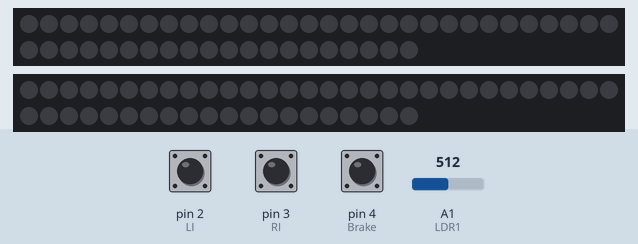
The sketch below on a simulated Arduino Uno, built with avr-gcc and run on an emulated ATmega328P. Parts: 2 × 50 RGB LEDs in strip order, left to right, continuing on the next row. The test bench sets the inputs (shaded band); at power-on: pin 2 (LI) HIGH, pin 4 (Brake) HIGH, A1 (LDR1) = 512, pin 3 (RI) HIGH. Dim RGB values are drawn brighter than linear.

Above: at 1.2 s.
1.3 s: pin 2 (LI) pulled LOW for 0.25 s
At 2.0 s:
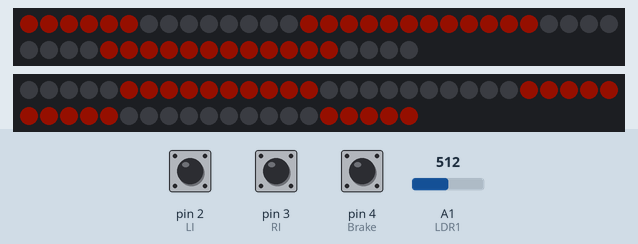
3.2 s: pin 4 (Brake) pulled LOW for 3.2 s
At 4.1 s:
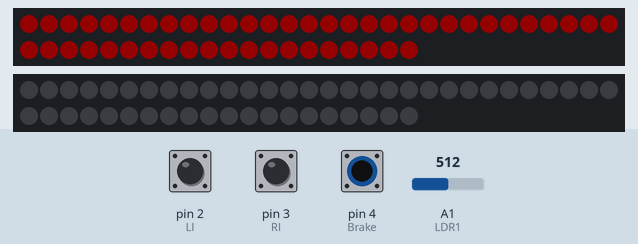
8.1 s: A1 (LDR1) set to 490
At 9.4 s:
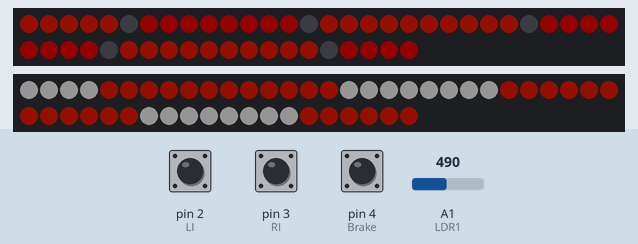
10.4 s: A1 (LDR1) set to 510
12.8 s: pin 4 (Brake) pulled LOW for 1 s
At 13.8 s:
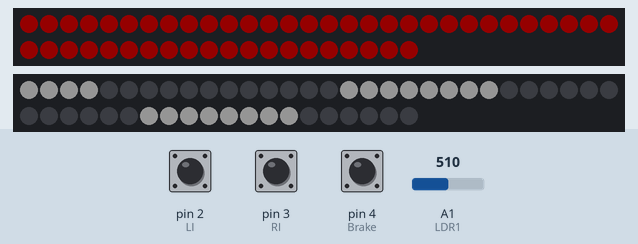
15.3 s: A1 (LDR1) set to 500
At 16.05 s:
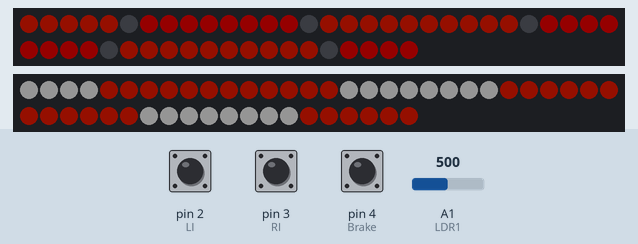

The sketch:

testLightSystemArduino.ino
```cpp
/*
 * Reference: http://www.gammon.com.au/interrupts -- Amazing guy!! =)
 */

#include "FastLED.h"

#define NUM_LEDS 50 //LEDs in your strip for both lights as they have the same number of LEDs
#define R_DATA_PIN 7//27 //Data pin for WS281B RGB LED type for rear light
#define F_DATA_PIN 6//26 //Data pin for WS281B RGB LED type for rear light
CRGB Rleds[NUM_LEDS]; //Define the array of LEDs
CRGB Fleds[NUM_LEDS]; //Define the array of LEDs

const byte Brake = 4; //Brake Pin
const byte LI = 2; //Left Indicator Pin
const byte RI = 3;//25; //Right Indicator Pin
volatile int countL = 1; //Count for LI
volatile int countR = 1; //Count for LI

//Add LDR (3)
const byte LDR1 = 1; //For ambient light
//const byte LDR2 = ;
//const byte LDR3 = ;


void setup (){

  FastLED.addLeds<WS2812B, R_DATA_PIN, GRB>(Rleds, NUM_LEDS); //Add rear LEDs
  FastLED.addLeds<WS2812B, F_DATA_PIN, GRB>(Fleds, NUM_LEDS); //Add front LEDs
  pinMode(LI, INPUT_PULLUP);
  pinMode(RI, INPUT_PULLUP);
  pinMode(Brake, INPUT_PULLUP);
  pinMode(LDR1, INPUT);
  //pinMode(LDR2, INPUT);
  //pinMode(LDR3, INPUT);
  attachInterrupt (digitalPinToInterrupt (LI), LIP, CHANGE); //LI interrupt
  attachInterrupt (digitalPinToInterrupt (RI), RIP, CHANGE); //RI interrupt

  //Startup strategy using only front lights with fade in/out and a funny face

}  // End of setup

void loop (){

  //Headlight condition
  int ambLight = analogRead(LDR1);
  if (ambLight <= 500){
    ambLight = map(ambLight,500,150,0,50); //Perhaps PID?
    headLightOn(ambLight);
    //brakeLight(20);//issues...CPU or way of programming?
    if (countL %2 == 0){
      indicatorOn(1,-1);
    }else if(countR %2 == 0){
      indicatorOn(0,1);
    }

  //Brake light condition
  }else if (ambLight <= 500 && digitalRead(Brake)==LOW){
    ambLight = map(ambLight,500,150,0,50);
    headLightOn(ambLight);
    //brakeLight(50);//issues...CPU or way of programming?
     if (countL %2 == 0){
      indicatorOn(1,-1);
    }else if(countR %2 == 0){
      indicatorOn(0,1);
    }

  }else if(digitalRead(Brake)==LOW){
    brakeLight(20);

  //Left indicator condition
  }else if (countL %2 == 0){
    indicatorOn(0,-1);

  //Right indicator condition
  }else if(countR %2 == 0){
    indicatorOn(1,1);

  //Just keep lights off
  }else{
    lightsOff();
  }

} //End of loop

// Left Indicator Pressed Interrupt Service Routine (ISR)
void LIP (){
  if (digitalRead (LI) == LOW){
    countL++;
  }
}  // End of LIP

// Right Indicator Pressed ISR
void RIP (){
  if (digitalRead (RI) == LOW){
    countR++;
  }
}  // End of RIP


//indicatorOn
void indicatorOn(int z,int j) {
  FastLED.setBrightness(20);
  for (int i = 0; i<=5;i++){

    //Front Light
    Fleds[(5-z)-i*j].setRGB( 255, 30, 0);
    Fleds[(14+z)+i*j].setRGB( 255, 30, 0);
    Fleds[(25-z)-i*j].setRGB( 255, 30, 0);
    Fleds[(34+z)+i*j].setRGB( 255, 30, 0);
    Fleds[(45-z)-i*j].setRGB( 255, 30, 0);

    //Rear Light
    Rleds[(5-z)+i*j].setRGB( 255, 30, 0);
    Rleds[(14+z)-i*j].setRGB( 255, 30, 0);
    Rleds[(25-z)+i*j].setRGB( 255, 30, 0);
    Rleds[(34+z)-i*j].setRGB( 255, 30, 0);
    Rleds[(45-z)+i*j].setRGB( 255, 30, 0);
    FastLED.show();
    delay (70);
  }
  delay(200);

  FastLED.setBrightness(20);
  for (int i = 0; i<=5;i++){

    //Front Light
    Fleds[(5-z)-i*j].setRGB( 0, 0, 0);
    Fleds[(14+z)+i*j].setRGB( 0, 0, 0);
    Fleds[(25-z)-i*j].setRGB( 0, 0, 0);
    Fleds[(34+z)+i*j].setRGB( 0, 0, 0);
    Fleds[(45-z)-i*j].setRGB( 0, 0, 0);

    //Rear Light
    Rleds[(5-z)+i*j].setRGB( 0, 0, 0);
    Rleds[(14+z)-i*j].setRGB( 0, 0, 0);
    Rleds[(25-z)+i*j].setRGB( 0, 0, 0);
    Rleds[(34+z)-i*j].setRGB( 0, 0, 0);
    Rleds[(45-z)+i*j].setRGB( 0, 0, 0);

    FastLED.show();
}
}//End of indicatorOn

//lightsOff
void lightsOff(){
  for (int i = 0; i<NUM_LEDS;i++){
  Rleds[i].setRGB( 0, 0, 0);
  Fleds[i].setRGB( 0, 0, 0);
  FastLED.show();
  }
} //End of lightsOff

//brakeLight
void brakeLight(int k){
  FastLED.setBrightness(k);
  for (int i = 0; i<NUM_LEDS;i++){
  Rleds[i].setRGB(255, 0, 0);
  FastLED.show();
  }
}//End of brakeLight

//headLightOn
void headLightOn(int k){
  FastLED.setBrightness(k);
  for (int i = 0; i<NUM_LEDS;i++){
  Fleds[i].setRGB(255, 255, 255);
  FastLED.show();
  }
}//End of HeadLightOn
```

Measured:
- the behaviour switches between 501 and 500 on A1 (LDR1) (found by bisection; images 4 and 5)
- after the input at 1.3 s, the LEDs: first change after 0.19 s (image 1 shows a later state)
- after the input at 3.2 s, the LEDs: change after 0.51 s (image 2)
- after the input at 15.3 s, the LEDs: first change at once (image 5 shows a later state)
- what the display in image 3 shows lasts 0.5 s, from 9.1 s to 9.6 s
